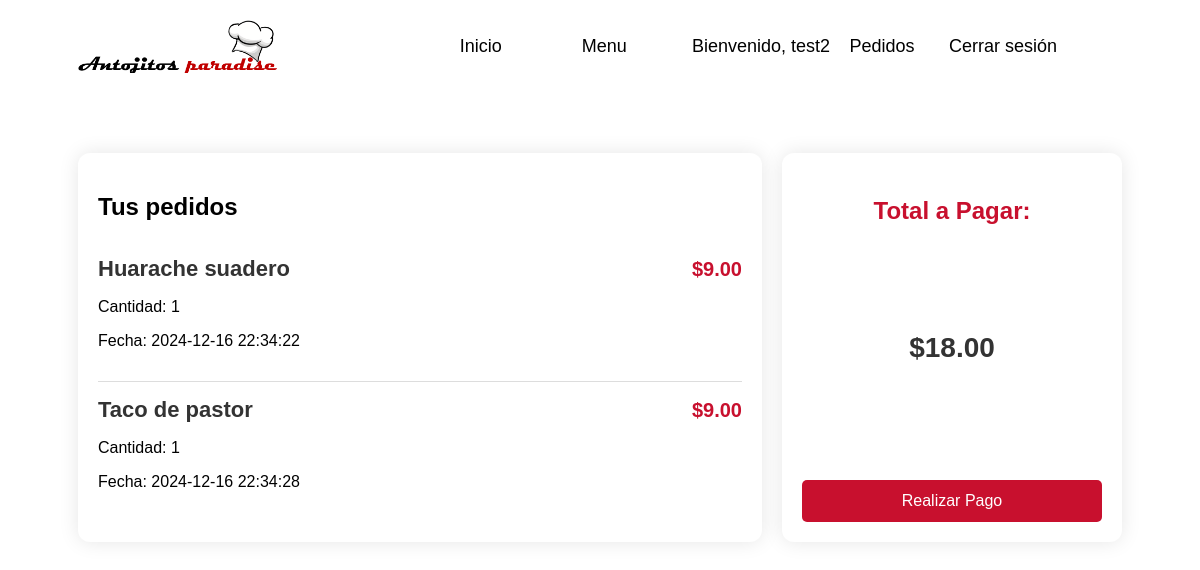
The app's page /antjitos-cliente/pedidos.php (signed in) with its own data.
### tables this page shows
CREATE TABLE `pedidos` (
  `id_pedido` int(11) NOT NULL,
  `fecha_hora` datetime NOT NULL DEFAULT current_timestamp(),
  `estado` enum('Pendiente','Confirmado','Cancelado') NOT NULL DEFAULT 'Pendiente',
  `producto_id` int(11) NOT NULL,
  `nombre_producto` varchar(255) NOT NULL,
  `cantidad` int(11) NOT NULL,
  `precio` decimal(10,2) NOT NULL,
  `categoria` enum('Bebida','Taco','Huarache') NOT NULL,
  `id_cliente` int(11) NOT NULL
);

### antjitos-cliente/pedidos.php (the view, shortened to what this page needs)
<?php
require 'db_connection.php';
$id_cliente = $_SESSION['id_cliente'];
try {
    $stmt = $conn->prepare("SELECT * FROM pedidos WHERE id_cliente = :id_cliente");
    $stmt->bindParam(':id_cliente', $id_cliente, PDO::PARAM_INT);
    $stmt->execute();
    $pedidos = $stmt->fetchAll(PDO::FETCH_ASSOC);
    $total = 0;
    foreach ($pedidos as $pedido) {
        $total += $pedido['cantidad'] * $pedido['precio'];
    }
} catch (PDOException $e) {
    die("Error al obtener los pedidos: " . $e->getMessage());
}
?>
<!DOCTYPE html>
<html lang="es">
<head>
</head>
<body>
<header>
        <img class="logo" src="img/Carrusel/Log.png" alt="Logo">
        <nav>
            <ul class="menu-nav">
                <li><a href="index.php">Inicio</a></li>
                <li><a href="menu.php">Menu</a></li>
                <li>
                    <?php if (isset($_SESSION['nombre'])): ?>
                        <span style="color: black; font-size:18px ">Bienvenido, <?php echo htmlspecialchars($_SESSION['nombre']); ?></span>
                        <a href="pedidos.php">Pedidos</a>
                        <a href="cerrar_sesion.php">Cerrar sesión</a>
                    <?php else: ?>
                        <button id="login-button">Iniciar sesión</button>
                    <?php endif; ?>
                </li>
            </ul>
        </nav>
    </header>
<div class="container">
    <div class="product-list">
        <h2>Tus pedidos</h2>
        <?php if (count($pedidos) > 0): ?>
            <?php foreach ($pedidos as $pedido): ?>
                <div class="product-item">
                    <div class="product-header">
                        <span class="product-name"><?php echo htmlspecialchars($pedido['nombre_producto']); ?></span>
                        <span class="product-price">$<?php echo number_format($pedido['precio'], 2); ?></span>
                    </div>
                    <p>Cantidad: <?php echo $pedido['cantidad']; ?></p>
                    <p>Fecha: <?php echo $pedido['fecha_hora']; ?></p>
                </div>
            <?php endforeach; ?>
        <?php else: ?>
            <p>No tienes pedidos registrados.</p>
        <?php endif; ?>
    </div>
    <div class="total-cost">
        <h3>Total a Pagar:</h3>
        <p>$<?php echo number_format($total, 2); ?></p>
        <form action="realizar_pago.php" method="POST">
            <button type="submit" class="order-button">Realizar Pago</button>
        </form>
    </div>
</div>
</body>
</html>

### antjitos-cliente/pedidos.php (style rules this page uses)
body { font-family: 'Arial', sans-serif; display: flex; flex-direction: column; justify-content: flex-start; align-items: center; padding: 20px; background-color: white; margin: 0; }
.container { display: flex; gap: 20px; width: 90%; max-width: 1200px; margin-top: 80px; flex-direction: row; justify-content: space-between; }
.product-list { background-color: white; border-radius: 12px; padding: 20px; box-shadow: 0px 0px 20px rgba(0, 0, 0, 0.1); flex: 1; position: relative; }
.product-item { border-bottom: 1px solid #ddd; padding: 15px 0; position: relative; transition: transform 0.2s; }
.product-item:last-child { border-bottom: none; }
.product-header { display: flex; justify-content: space-between; align-items: center; }
.product-name { font-size: 22px; font-weight: bold; color: #333; }
.product-price { font-size: 20px; color: #c8102e; font-weight: bold; }
.total-cost { background-color: #ffffff; border-radius: 12px; padding: 20px; box-shadow: 0px 0px 20px rgba(0, 0, 0, 0.1); text-align: center; position: relative; width: 300px; display: flex; flex-direction: column; justify-content: space-between; }
.total-cost h3 { font-size: 24px; color: #c8102e; margin-bottom: 10px; }
.total-cost p { font-size: 28px; font-weight: bold; color: #333; margin: 0; }
.order-button { background-color: #c8102e; color: white; border: none; border-radius: 5px; padding: 12px 20px; cursor: pointer; font-size: 16px; margin-top: 20px; transition: background-color 0.2s; width: 100%; }
header { background-color: white; width: 90%; display: flex; justify-content: space-between; align-items: center; }
.logo { width: 200px; height: auto; margin-right: 40px; }
nav ul.menu-nav { display: flex; align-items: center; }
nav ul.menu-nav li { margin-right: 50px; list-style: none; color: black }
nav ul.menu-nav li a { color: black; text-decoration: none; }
nav ul li a { text-decoration: none; color: black; font-size: 18px; padding: 10px 15px; transition: color 0.3s; }

### records on screen
pedidos: nombre_producto "Huarache suadero", precio "9.00", cantidad "1", fecha_hora "2024-12-16 22:34:22"
pedidos: nombre_producto "Taco de pastor", precio "9.00", cantidad "1", fecha_hora "2024-12-16 22:34:28"

### other values on screen
$_SESSION['nombre'] "test2"
$total "18.00"
